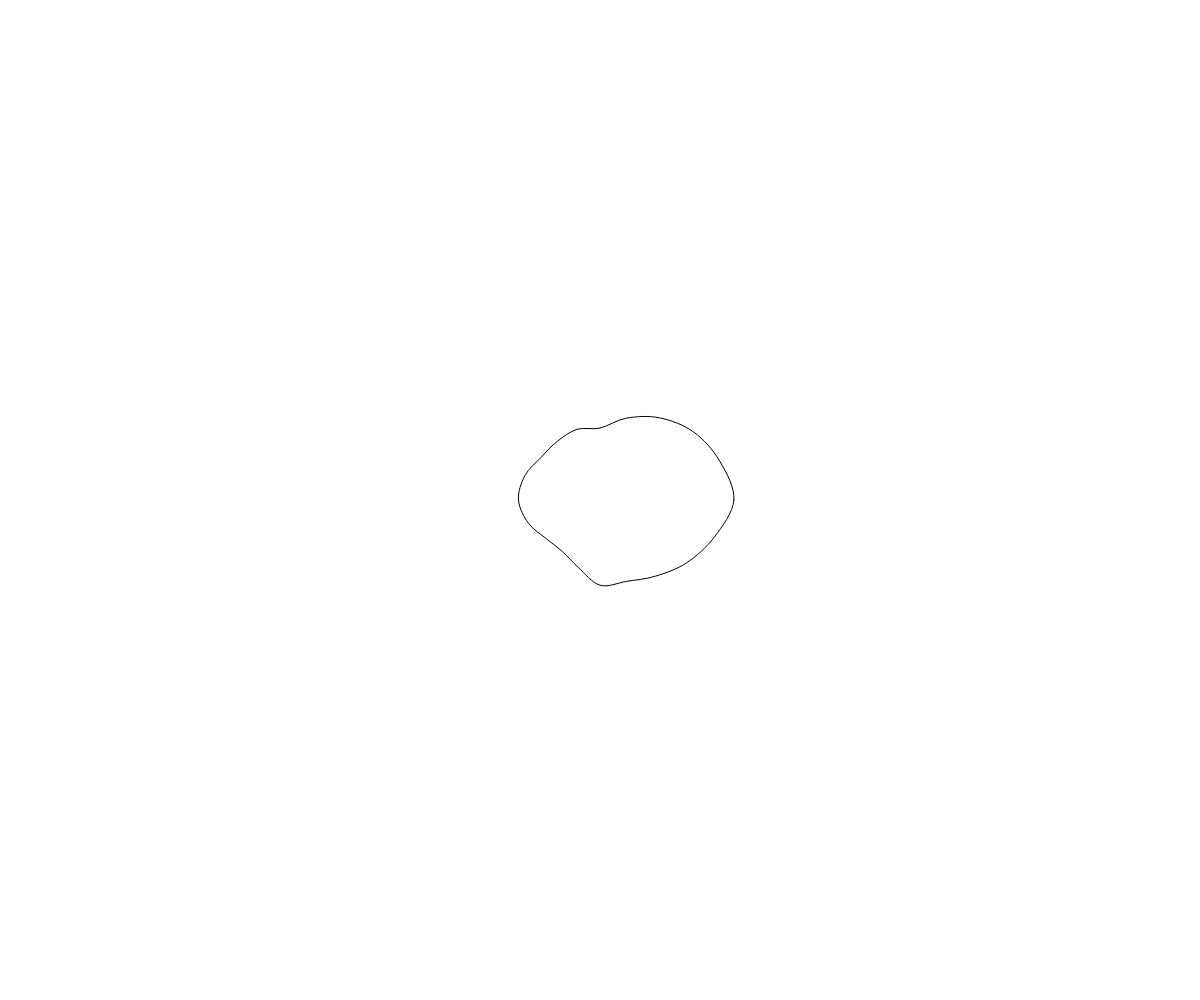
Frame 1 (no input)
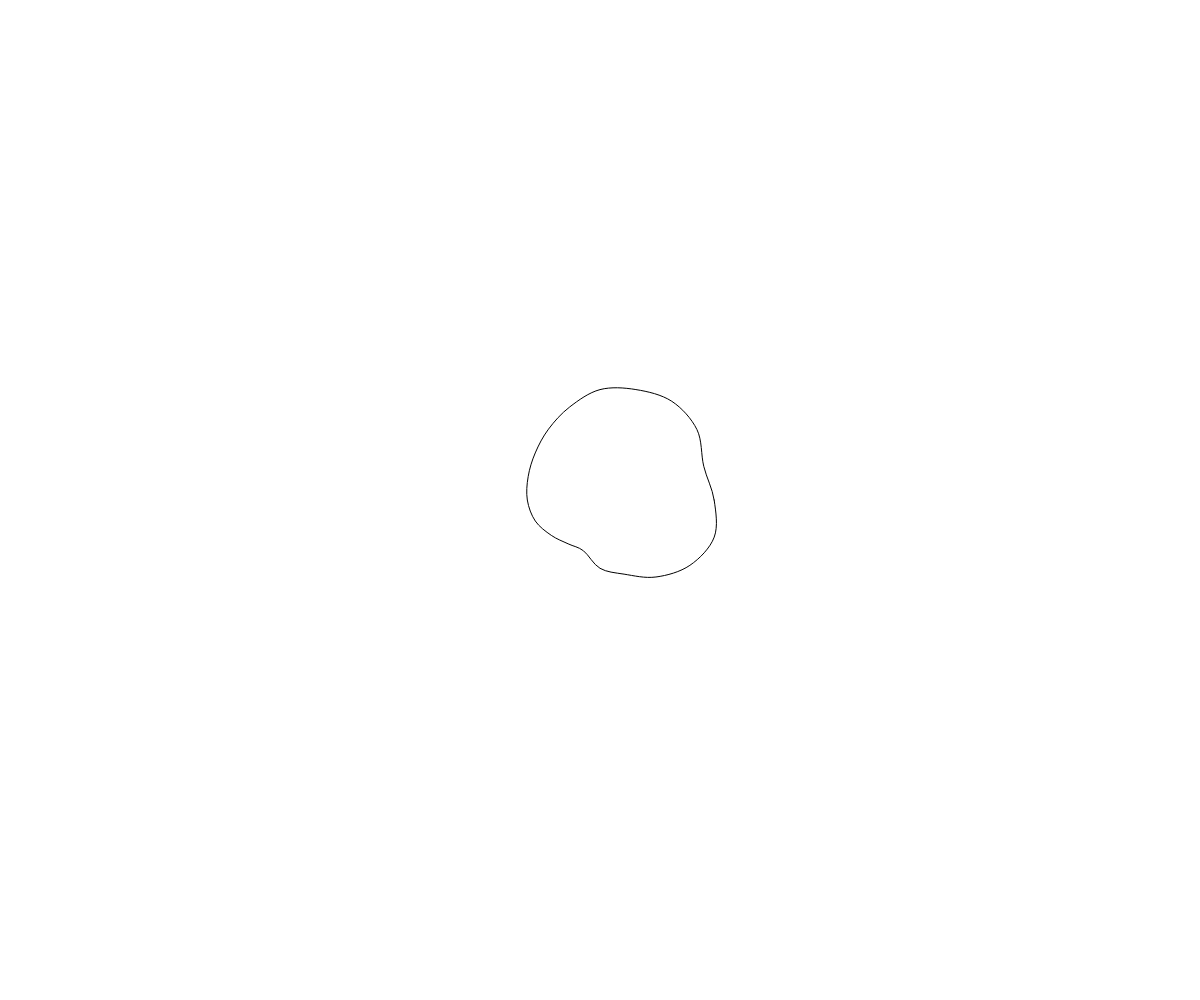
Frame 60 (no input)
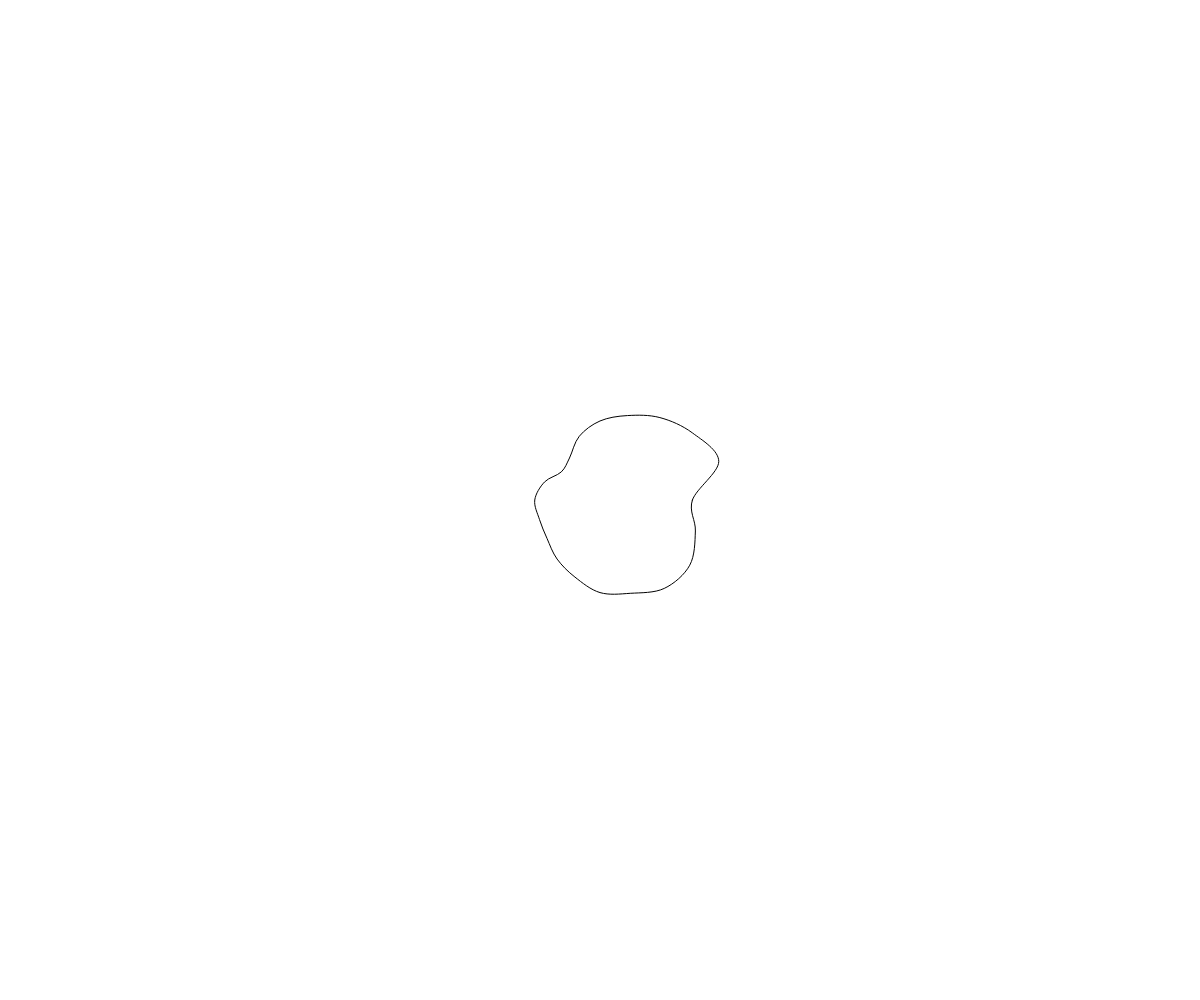
Frame 120 (the mouse pressed at the canvas centre since frame 60)

The p5.js sketch that drew these frames (run headless with seeded random() and noise() and a simulated clock; from frame 60 on, the mouse is pressed at the canvas centre):

// p5.js sketch
// ── sketch.js
// vectors and shapes
var points = [];
var n = 20;
var angle;
var r = 200;
var globalOffset = 0;

function setup() {
	createCanvas(windowWidth, windowHeight);
	angle = TWO_PI / n;
	for (var i = 0; i < n; i++) {
		points.push(createVector(0, 0));
	}
	points[n] = points[0];
	frameRate(60);
}

function draw() {
	background(255);

	translate(width/2, height/2);
	var offset = 0;
	for (var j = 0; j < n; j++) {
		points[j].set(cos(angle * j), sin(angle * j));
		points[j].mult(r * noise(offset, globalOffset));
		offset += 0.1;
	}
	globalOffset += 0.01;

	beginShape();
	curveVertex(points[n-1].x, points[n-1].y);
	for (var i = 0; i <= n; i++) {
		curveVertex(points[i].x, points[i].y);
	}
	curveVertex(points[1].x, points[1].y);
	endShape();
}
